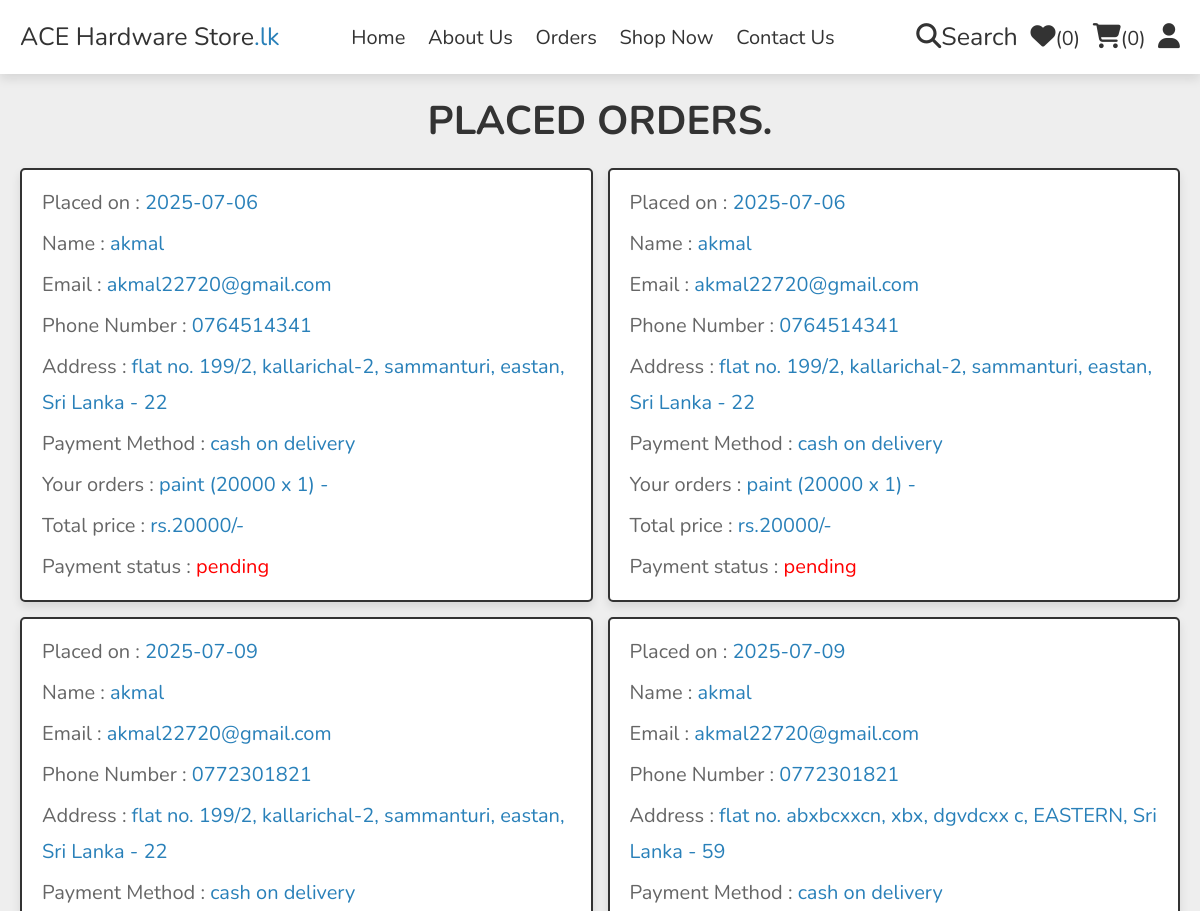
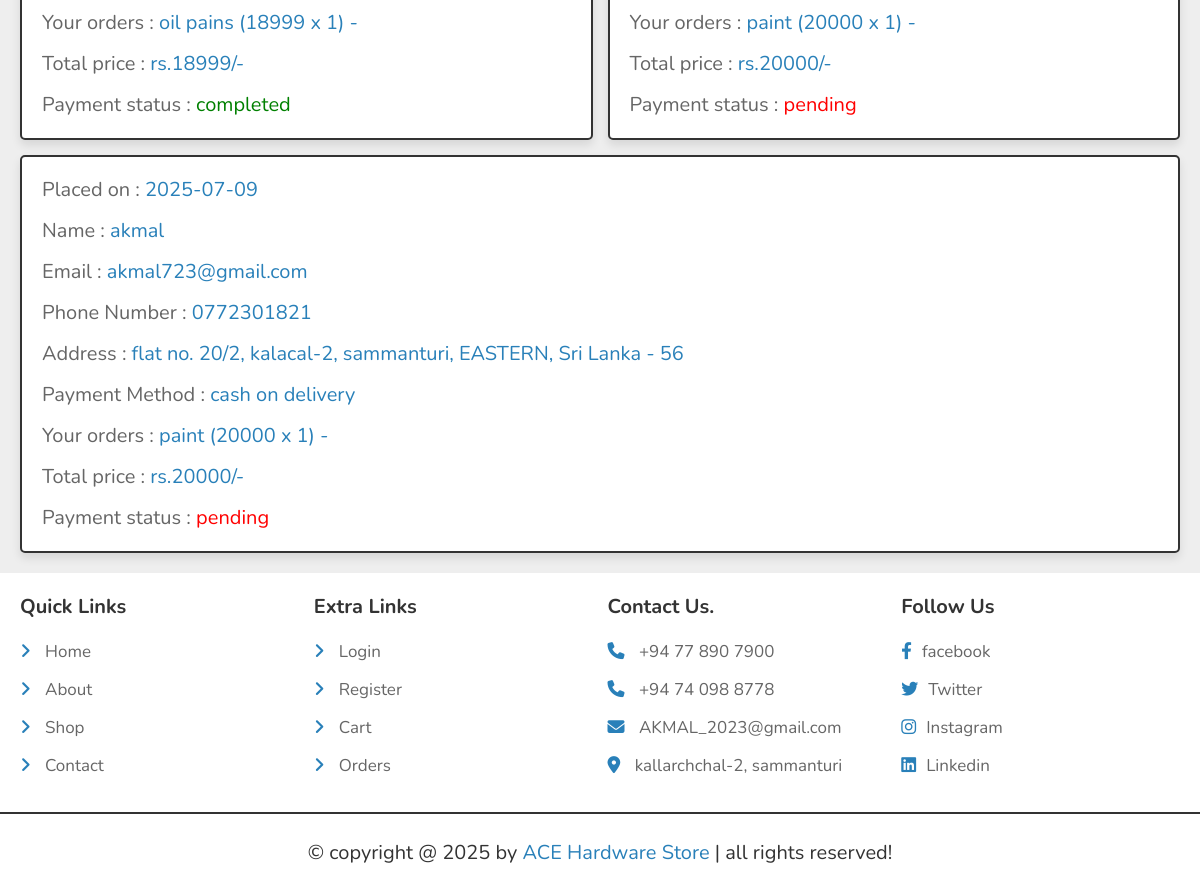
Screenshot of /orders.php (signed in) with the database file from the repository (2 pictures, top to bottom).
### tables this page shows
CREATE TABLE `orders` (
  `id` int(11) NOT NULL,
  `user_id` int(100) NOT NULL,
  `name` varchar(20) NOT NULL,
  `number` varchar(10) NOT NULL,
  `email` varchar(50) NOT NULL,
  `method` varchar(50) NOT NULL,
  `address` varchar(500) NOT NULL,
  `total_products` varchar(1000) NOT NULL,
  `total_price` int(100) NOT NULL,
  `placed_on` date NOT NULL DEFAULT current_timestamp(),
  `payment_status` varchar(20) NOT NULL DEFAULT 'pending'
);

### orders.php (the view, shortened to what this page needs)
<?php
include 'components/connect.php';
if(isset($_SESSION['user_id'])){
   $user_id = $_SESSION['user_id'];
}else{
   $user_id = '';
};
?>
<!DOCTYPE html>
<html lang="en">
<head>
   <link rel="stylesheet" href="https://cdnjs.cloudflare.com/ajax/libs/font-awesome/6.1.1/css/all.min.css">
   <link rel="stylesheet" href="css/style.css">
</head>
<body>
<?php include 'components/user_header.php'; ?>
<section class="orders">
   <h1 class="heading">Placed Orders.</h1>
   <div class="box-container">
   <?php
      if($user_id == ''){
         echo '<p class="empty">please login to see your orders</p>';
      }else{
         $select_orders = $conn->prepare("SELECT * FROM `orders` WHERE user_id = ?");
         $select_orders->execute([$user_id]);
         if($select_orders->rowCount() > 0){
            while($fetch_orders = $select_orders->fetch(PDO::FETCH_ASSOC)){
   ?>
   <div class="box">
      <p>Placed on : <span><?= $fetch_orders['placed_on']; ?></span></p>
      <p>Name : <span><?= $fetch_orders['name']; ?></span></p>
      <p>Email : <span><?= $fetch_orders['email']; ?></span></p>
      <p>Phone Number : <span><?= $fetch_orders['number']; ?></span></p>
      <p>Address : <span><?= $fetch_orders['address']; ?></span></p>
      <p>Payment Method : <span><?= $fetch_orders['method']; ?></span></p>
      <p>Your orders : <span><?= $fetch_orders['total_products']; ?></span></p>
      <p>Total price : <span>rs.<?= $fetch_orders['total_price']; ?>/-</span></p>
      <p> Payment status : <span style="color:<?php if($fetch_orders['payment_status'] == 'pending'){ echo 'red'; }else{ echo 'green'; }; ?>"><?= $fetch_orders['payment_status']; ?></span> </p>
   </div>
   <?php
      }
      }else{
         echo '<p class="empty">no orders placed yet!</p>';
      }
      }
   ?>
   </div>
</section>
<?php include 'components/footer.php'; ?>
</body>
</html>

### components/user_header.php (shortened to what this page needs)
<header class="header">
   <section class="flex">
      <a href="home.php" class="logo">ACE Hardware Store<span>.lk</span></a>
      <nav class="navbar">
         <a href="home.php">Home</a>
         <a href="about.php">About Us</a>
         <a href="orders.php">Orders</a>
         <a href="shop.php">Shop Now</a>
         <a href="contact.php">Contact Us</a>
      </nav>
      <div class="icons">
         <?php
            $count_wishlist_items = $conn->prepare("SELECT * FROM `wishlist` WHERE user_id = ?");
            $count_wishlist_items->execute([$user_id]);
            $total_wishlist_counts = $count_wishlist_items->rowCount();
            $count_cart_items = $conn->prepare("SELECT * FROM `cart` WHERE user_id = ?");
            $count_cart_items->execute([$user_id]);
            $total_cart_counts = $count_cart_items->rowCount();
         ?>
         <a href="search_page.php"><i class="fas fa-search"></i>Search</a>
         <a href="wishlist.php"><i class="fas fa-heart"></i><span>(<?= $total_wishlist_counts; ?>)</span></a>
         <a href="cart.php"><i class="fas fa-shopping-cart"></i><span>(<?= $total_cart_counts; ?>)</span></a>
         <div id="user-btn" class="fas fa-user"></div>
      </div>
   </section>
</header>

### components/footer.php
<footer class="footer">
   <section class="grid">
      <div class="box">
         <h3>Quick links</h3>
         <a href="home.php"> <i class="fas fa-angle-right"></i> Home</a>
         <a href="about.php"> <i class="fas fa-angle-right"></i> About</a>
         <a href="shop.php"> <i class="fas fa-angle-right"></i> Shop</a>
         <a href="contact.php"> <i class="fas fa-angle-right"></i> Contact</a>
      </div>
      <div class="box">
         <h3>Extra links</h3>
         <a href="user_login.php"> <i class="fas fa-angle-right"></i> Login</a>
         <a href="user_register.php"> <i class="fas fa-angle-right"></i> Register</a>
         <a href="cart.php"> <i class="fas fa-angle-right"></i> Cart</a>
         <a href="orders.php"> <i class="fas fa-angle-right"></i> Orders</a>
      </div>
      <div class="box">
         <h3>Contact Us.</h3>
         <a href="tel:9800000000"><i class="fas fa-phone"></i> +94 77 890 7900</a>
         <a href="tel:9900000000"><i class="fas fa-phone"></i> +94 74 098 8778</a>
         <a href="mailto:harshchy143@gmail.com"><i class="fas fa-envelope"></i> AKMAL_2023@gmail.com</a>
         <a href="https://www.google.com/myplace"><i class="fas fa-map-marker-alt"></i> kallarchchal-2, sammanturi </a>
      </div>
      <div class="box">
         <h3>Follow Us</h3>
         <a href="https://www.facebook.com/HALEEM AKMAL" target="_blank"><i class="fab fa-facebook-f"></i>facebook</a>
         <a href="https://twitter.com" target="_blank"><i class="fab fa-twitter"></i>Twitter</a>
         <a href="https://www.instagram.com/AKMAL_2023" target="_blank"><i class="fab fa-instagram"></i>Instagram</a>
         <a href="https://www.linkedin.com/in/HALEEM-AKMAL-835471248?utm_source=share&utm_campaign=share_via&utm_content=profile&utm_medium=android_app" target="_blank"><i class="fab fa-linkedin"></i>Linkedin</a>
      </div>
   </section>
   <div class="credit">&copy; copyright @ <?= date('Y'); ?> by <span>ACE Hardware Store</span> | all rights reserved!</div>
</footer>

### css/style.css (style rules this page uses)
:root { --main-color:#2980b9; --orange:#f39c12; --red:#e74c3c; --black:#333; --white:#fff; --light-color:#666; --light-bg:#eee; --border:.2rem solid var(--black); --box-shadow:0 .5rem 1rem rgba(0,0,0,.1); }
* { font-family: 'Nunito', sans-serif; margin:0; padding:0; box-sizing: border-box; outline: none; border:none; text-decoration: none; }
html { font-size: 62.5%; overflow-x: hidden; }
body { background-color: var(--light-bg); }
section { padding:2rem; max-width: 1200px; margin:0 auto; }
.heading { font-size: 4rem; color:var(--black); margin-bottom: 2rem; text-align: center; text-transform: uppercase; }
.header { position: sticky; top:0; left:0; right:0; background-color: var(--white); box-shadow: var(--box-shadow); z-index: 1000; }
.header .flex { display: flex; align-items: center; justify-content: space-between; position: relative; }
.header .flex .logo { font-size: 2.5rem; color:var(--black); }
.header .flex .logo span { color:var(--main-color); }
.header .flex .navbar a { margin:0 1rem; font-size: 2rem; color:var(--black); }
.header .flex .icons > * { margin-left: 1rem; font-size: 2.5rem; cursor: pointer; color:var(--black); }
.header .flex .icons a span { font-size: 2rem; }
.orders .box-container { display: flex; flex-wrap: wrap; gap:1.5rem; align-items: flex-start; }
.orders .box-container .box { padding:1rem 2rem; flex:1 1 40rem; border:var(--border); background-color: var(--white); box-shadow: var(--box-shadow); border-radius: .5rem; }
.orders .box-container .box p { margin:.5rem 0; line-height: 1.8; font-size: 2rem; color:var(--light-color); }
.orders .box-container .box p span { color:var(--main-color); }
.footer { background-color: var(--white); }
.footer .grid { display: grid; grid-template-columns: repeat(auto-fit, minmax(27rem, 1fr)); gap:1.5rem; align-items: flex-start; }
.footer .grid .box h3 { font-size: 2rem; color:var(--black); margin-bottom: 2rem; text-transform: capitalize; }
.footer .grid .box a { display: block; margin:1.5rem 0; font-size: 1.7rem; color:var(--light-color); }
.footer .grid .box a i { padding-right: 1rem; color:var(--main-color); transition: .2s linear; }
.footer .credit { text-align: center; padding: 2.5rem 2rem; border-top: var(--border); font-size: 2rem; color:var(--black); }
.footer .credit span { color:var(--main-color); }

### rows the page displays
orders: placed_on "2025-07-06", name "akmal", email "akmal22720@gmail.com", number "0764514341", address "flat no. 199/2, kallarichal-2, sammanturi, eastan, Sri Lanka - 22", method "cash on delivery", total_products "paint (20000 x 1) -", total_price "20000", payment_status "pending"
orders: placed_on "2025-07-06", name "akmal", email "akmal22720@gmail.com", number "0764514341", address "flat no. 199/2, kallarichal-2, sammanturi, eastan, Sri Lanka - 22", method "cash on delivery", total_products "paint (20000 x 1) -", total_price "20000", payment_status "pending"
orders: placed_on "2025-07-09", name "akmal", email "akmal22720@gmail.com", number "0772301821", address "flat no. 199/2, kallarichal-2, sammanturi, eastan, Sri Lanka - 22", method "cash on delivery", total_products "oil pains (18999 x 1) -", total_price "18999", payment_status "completed"
orders: placed_on "2025-07-09", name "akmal", email "akmal22720@gmail.com", number "0772301821", address "flat no. abxbcxxcn, xbx, dgvdcxx c, EASTERN, Sri Lanka - 59", method "cash on delivery", total_products "paint (20000 x 1) -", total_price "20000", payment_status "pending"
orders: placed_on "2025-07-09", name "akmal", email "akmal723@gmail.com", number "0772301821", address "flat no. 20/2, kalacal-2, sammanturi, EASTERN, Sri Lanka - 56", method "cash on delivery", total_products "paint (20000 x 1) -", total_price "20000", payment_status "pending"

### other values shown
$total_wishlist_counts "0"
$total_cart_counts "0"
